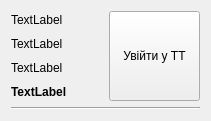
<?xml version="1.0" encoding="UTF-8"?>
<ui version="4.0">
 <class>RouteItemWidget</class>
 <widget class="QWidget" name="RouteItemWidget">
  <property name="geometry">
   <rect>
    <x>0</x>
    <y>0</y>
    <width>211</width>
    <height>121</height>
   </rect>
  </property>
  <property name="windowTitle">
   <string>Form</string>
  </property>
  <layout class="QVBoxLayout" name="verticalLayout_2">
   <item>
    <layout class="QHBoxLayout" name="horizontalLayout">
     <item>
      <layout class="QVBoxLayout" name="verticalLayout">
       <item>
        <widget class="QLabel" name="regionLbl">
         <property name="text">
          <string>TextLabel</string>
         </property>
        </widget>
       </item>
       <item>
        <widget class="QLabel" name="cityLbl">
         <property name="text">
          <string>TextLabel</string>
         </property>
        </widget>
       </item>
       <item>
        <widget class="QLabel" name="shopLbl">
         <property name="text">
          <string>TextLabel</string>
         </property>
        </widget>
       </item>
       <item>
        <widget class="QLabel" name="addressLbl">
         <property name="font">
          <font>
           <weight>75</weight>
           <bold>true</bold>
          </font>
         </property>
         <property name="text">
          <string>TextLabel</string>
         </property>
        </widget>
       </item>
      </layout>
     </item>
     <item>
      <widget class="QPushButton" name="doReportBtn">
       <property name="sizePolicy">
        <sizepolicy hsizetype="Minimum" vsizetype="Expanding">
         <horstretch>0</horstretch>
         <verstretch>0</verstretch>
        </sizepolicy>
       </property>
       <property name="styleSheet">
        <string notr="true"/>
       </property>
       <property name="text">
        <string>Увійти у ТТ</string>
       </property>
       <property name="icon">
        <iconset resource="../../resources.qrc">
         <normaloff>:/pics/original/route_ico.png</normaloff>:/pics/original/route_ico.png</iconset>
       </property>
       <property name="iconSize">
        <size>
         <width>48</width>
         <height>48</height>
        </size>
       </property>
      </widget>
     </item>
    </layout>
   </item>
   <item>
    <widget class="Line" name="line">
     <property name="orientation">
      <enum>Qt::Horizontal</enum>
     </property>
    </widget>
   </item>
  </layout>
 </widget>
 <resources>
  <include location="../../resources.qrc"/>
 </resources>
 <connections/>
</ui>
